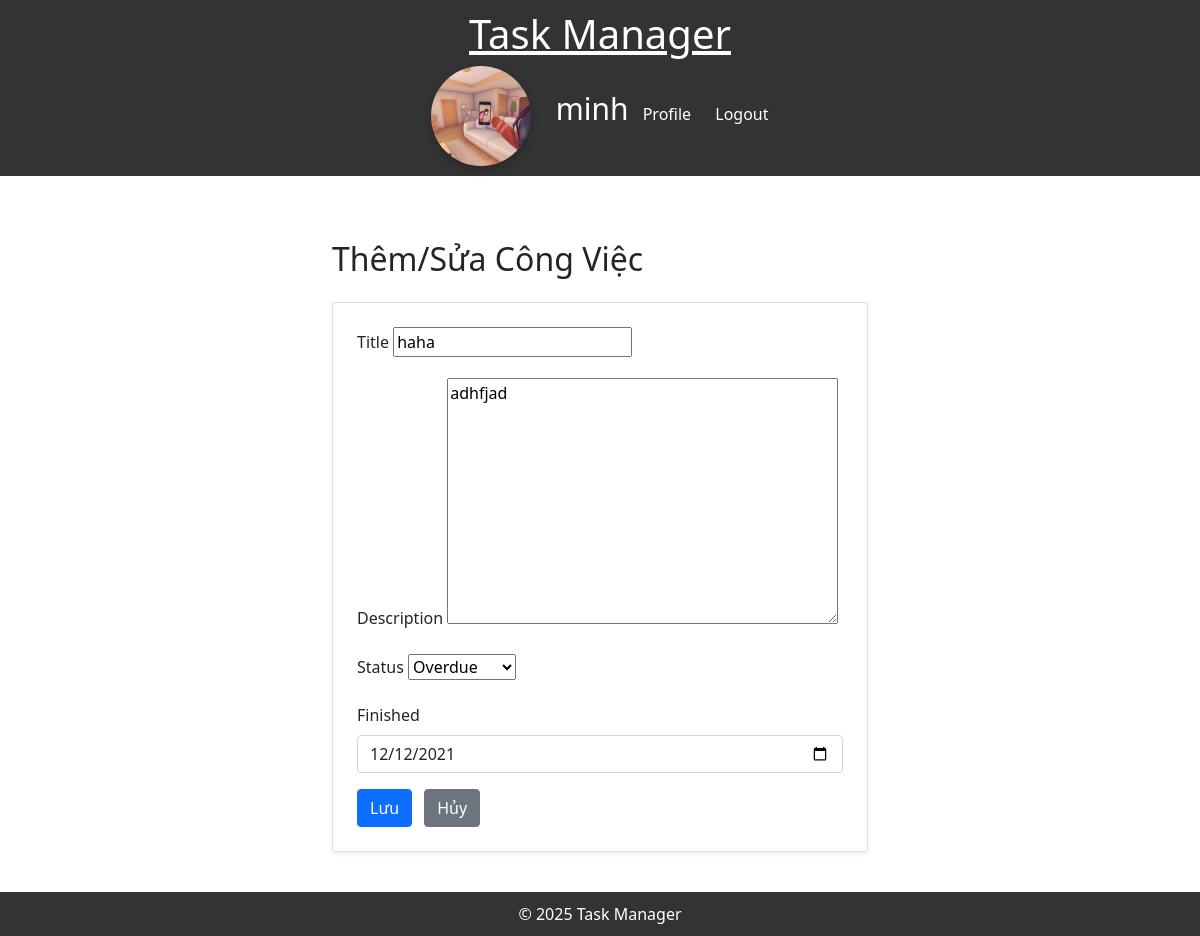
The page /task/5/update/ (signed in) on the database its author committed.
### users/models.py (models this page shows, shortened)
class Profile(models.Model):
    user = models.OneToOneField(User, on_delete=models.CASCADE)
    image = models.ImageField(default='default.png', upload_to='users_pics')

### blog/models.py (models this page shows, shortened)
class Task(models.Model):
    STATUS_CHOICES = [
        ('P', 'Pending'),
        ('I', 'In Progress'),
        ('C', 'Completed'),
        ('O', 'Overdue'),
    ]
    title = models.CharField(max_length=200)
    description = models.TextField()
    status = models.CharField(max_length=1, choices=STATUS_CHOICES, default='P')
    created = models.DateTimeField(default=now)
    finished = models.DateField()
    user = models.ForeignKey(User, on_delete=models.CASCADE, related_name='task')

### blog/views.py (the view)
# urls.py: path('task/<int:pk>/update/', TaskUpdateView.as_view(), name='task-update'),
class TaskUpdateView(UpdateView):
    model = Task
    form_class = TaskForm
    template_name = 'blog/task_form.html'
    success_url = '/'

### blog/forms.py
class TaskForm(forms.ModelForm):
    finished = forms.DateField(
        widget=forms.DateInput(attrs={
            'type': 'date',  # Sử dụng HTML5 datetime-local
            'class': 'form-control'
        }),
        required=True  # Bắt buộc nhập
    )
    class Meta:
        model = Task
        fields = ['title', 'description', 'status', 'finished']

### blog/templates/blog/task_form.html (shortened to what this page needs)
{% extends "blog/base.html" %}
{% block content %}
<div class="container mt-4">
    <h2 class="mb-4">Thêm/Sửa Công Việc</h2>
    <div class="card shadow-sm p-4">
        <form method="POST" enctype="multipart/form-data">
            {% for field in form %}
                <div class="mb-3">
                    <label for="{{ field.id_for_label }}" class="form-label">{{ field.label }}</label>
                    {{ field }}
                </div>
            {% endfor %}
            <button type="submit" class="btn btn-primary">Lưu</button>
            <a href="{% url 'home' %}" class="btn btn-secondary">Hủy</a>
        </form>
    </div>
</div>
{% endblock %}

### blog/templates/blog/base.html (shortened to what this page needs)
{% load static %}
<!DOCTYPE html>
<html lang="en">
<head>
    <link rel="stylesheet" href="{% static 'blog/css/style.css' %}">
    <link rel="stylesheet" href="https://cdn.jsdelivr.net/npm/bootstrap@5.1.3/dist/css/bootstrap.min.css">
    <link rel="stylesheet" href="https://cdnjs.cloudflare.com/ajax/libs/tempusdominus-bootstrap-4/5.39.0/css/tempusdominus-bootstrap-4.min.css">
</head>
<body>
    <header>
        <a style="color: #fff;" href="{% url 'home' %}"><h1>Task Manager</h1></a>
        <nav>
            {% if user.is_authenticated %}
                <div class="user-info">
                    <a href="{% url 'home' %}"><img style="width: 100px; height: 100px; object-fit: cover;" src="{{ user.profile.image.url }}" alt="Avatar" class="avatar"></a>
                    <span style="font-size: 30px;">{{ user.username }}</span>
                    <a href="{% url 'profile' %}">Profile</a>
                    <a href="{% url 'logout' %}">Logout</a>
                </div>
            {% else %}
                <a href="{% url 'login' %}">Login</a>
                <a href="{% url 'register' %}">Register</a>
            {% endif %}
        </nav>
    </header>
    <main>
        {% block content %}{% endblock %}
    </main>
    <footer>&copy; 2025 Task Manager</footer>
</body>
</html>

### blog/static/blog/css/style.css (style rules this page uses)
body { font-family: Arial, sans-serif; background-color: #f4f4f4; }
header, footer { background-color: #333; color: #fff; text-align: center; padding: 10px 0; }
nav a { color: #fff; margin: 0 10px; text-decoration: none; }
.avatar { width: 40px; height: 40px; border-radius: 50%; margin-right: 10px; }
main { max-width: 600px; margin: 20px auto; padding: 20px; background-color: #fff; border-radius: 5px; }
h2 { margin-bottom: 15px; }
.card { border-radius: 12px; box-shadow: 0 4px 8px rgba(0, 0, 0, 0.1); }
.btn-primary { background-color: #007bff; border-color: #007bff; }
.btn-secondary { margin-left: 8px; }
.avatar { width: 150px; height: 150px; border-radius: 50%; box-shadow: 0 4px 8px rgba(0, 0, 0, 0.2); }

### rows shown on the page
Task: form "haha" "adhfjad" "Overdue" "12/12/2021"

### other values the page prints
{{ user.username }} "minh"
{{ field.label }} "Title" "Description" "Status" "Finished"
